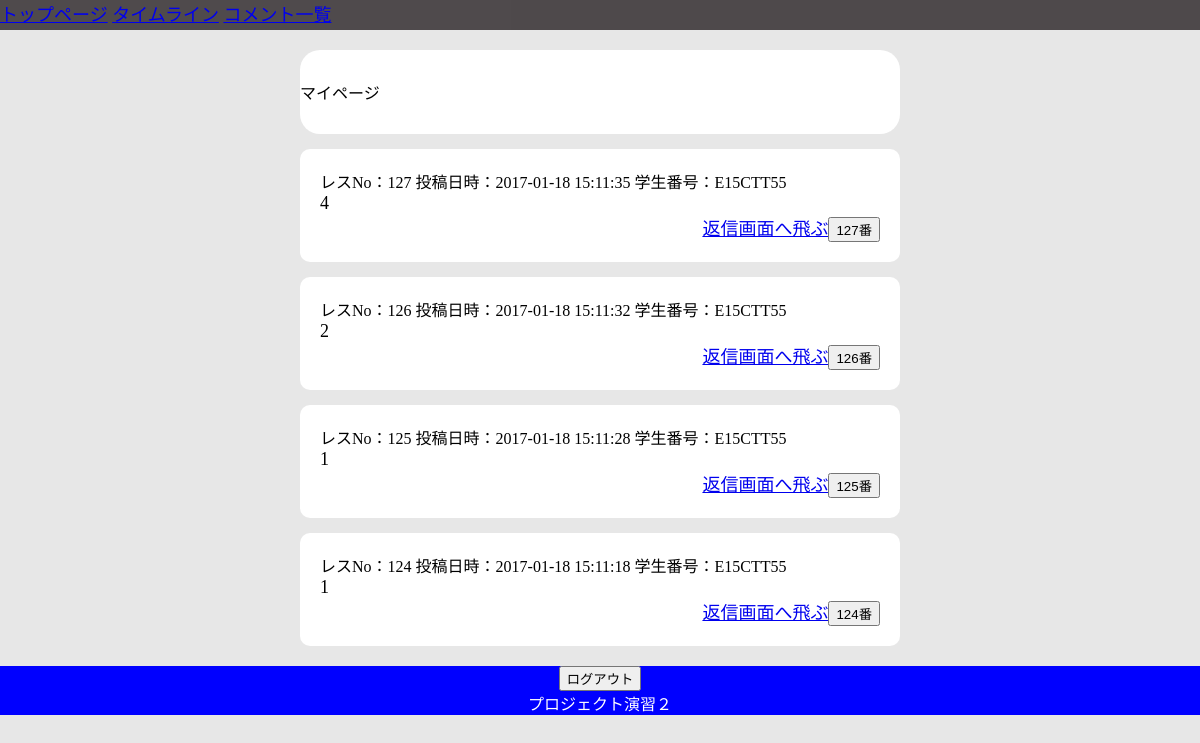
Screenshot of /MyPage.php (signed in) with the database file from the repository.
### tables this page shows
CREATE TABLE textcontent (content_id INTEGER PRIMARY KEY,contentData VARCHAR,date VARCHAR,personalData VARCHAR);

### tool.php (called while the page is built, shortened)
<?php
function DBconnect(){
  try{
    $dsn = __DIR__;
    $dsn = preg_replace('/\\\/u','/',$dsn);
    $dsn .= '/test.sqlite3';
    $connect = new PDO("sqlite:".$dsn);
    $connect->setAttribute(PDO::ATTR_DEFAULT_FETCH_MODE, PDO::FETCH_ASSOC);
    }catch(Exception $e){
      echo "通信エラーが発生しました<br>";
      return null;
    }
	return $connect;
}
function searchTextContent(){
	$conn = DBconnect();
  try{
	$data = $conn->query("SELECT content_id,contentData,date,personalData FROM textcontent ORDER BY content_id DESC");
}catch(Exception $e){
}
	return $data;
}
?>

### MyPage.php (the view, shortened to what this page needs)
<?php
require "tool.php";
?>
<!DOCTYPE html>
<html>
<head>
    <link rel="stylesheet" href="./CSS/board.css">
</head>
<body>
<header>
  <nav id="navFlex">
    <a href="#">トップページ</a>
    <a href="#">タイムライン</a>
    <a href="#">コメント一覧</a>
  </nav>
</header>
<div class="wrapper">
  <div class="timeLineWrapper">
    <div class="typeText">
      マイページ
    </div>
    <?php
    $date = searchTextContent();
    foreach ($date as $r) {
      echo '<div class="content">';
        echo '<div class="accountInfo">';
          echo  'レスNo：'.$r["content_id"].' 投稿日時：'.$r["date"].' 学生番号：'.$r["personalData"].'<br />';
        echo '</div>';
        echo '<div class="textContent">';
          echo $r["contentData"].'<br />';
        echo '</div>';
        echo '<div class="goReplyPage">';
          echo '<a href="replyBoard.php?content_id='.$r["content_id"].'">返信画面へ飛ぶ</a>';
          echo '<input type="button" class="replyDisplay'.$r["content_id"].'" name="'.$r["content_id"].'" onclick="clicku('.$r["content_id"].')" value="'.$r["content_id"].'番">';
        echo '</div>';
      echo '</div>';
    }
    ?>
  </div>
</div>
<footer>
  <form action="#" method="post">
    <input type="submit" value="ログアウト" />
  </form>
  プロジェクト演習２
</footer>
</body>
</html>

### CSS/board.css (style rules this page uses)
body { margin-left: auto; margin-right: auto; background-color: rgb(231, 231, 231); }
header { height: 30px; background-color: rgba(52, 46, 49, 0.85); color: white; font-size: 18px; position: fixed; width: 100%; top:0px; }
.timeLineWrapper { width: 50%; margin-top: 10px; margin-left: auto; margin-right: auto; }
.typeText { margin-top: 50px; background-color: white; border-radius: 20px; padding-top: 30px; padding-bottom: 30px; }
.content { border: none; padding: 20px; margin-top: 15px; background-color: white; border-radius: 10px; font-size: 18px; }
.textContent:before { content: "\A" ; }
.goReplyPage:before { content: "\A" ; }
.accountInfo { font-size: 16px; }
.textContent { word-wrap:break-word; word-break: break-word; }
.goReplyPage { text-align: right; }
footer { margin-top: 20px; background-color: blue; text-align: center; bottom: 0px; color: white; }

### rows the page displays
textcontent: content_id "127", date "2017-01-18 15:11:35", personalData "E15CTT55", contentData "4", content_id "127番"
textcontent: content_id "126", date "2017-01-18 15:11:32", personalData "E15CTT55", contentData "2", content_id "126番"
textcontent: content_id "125", date "2017-01-18 15:11:28", personalData "E15CTT55", contentData "1", content_id "125番"
textcontent: content_id "124", date "2017-01-18 15:11:18", personalData "E15CTT55", contentData "1", content_id "124番"
